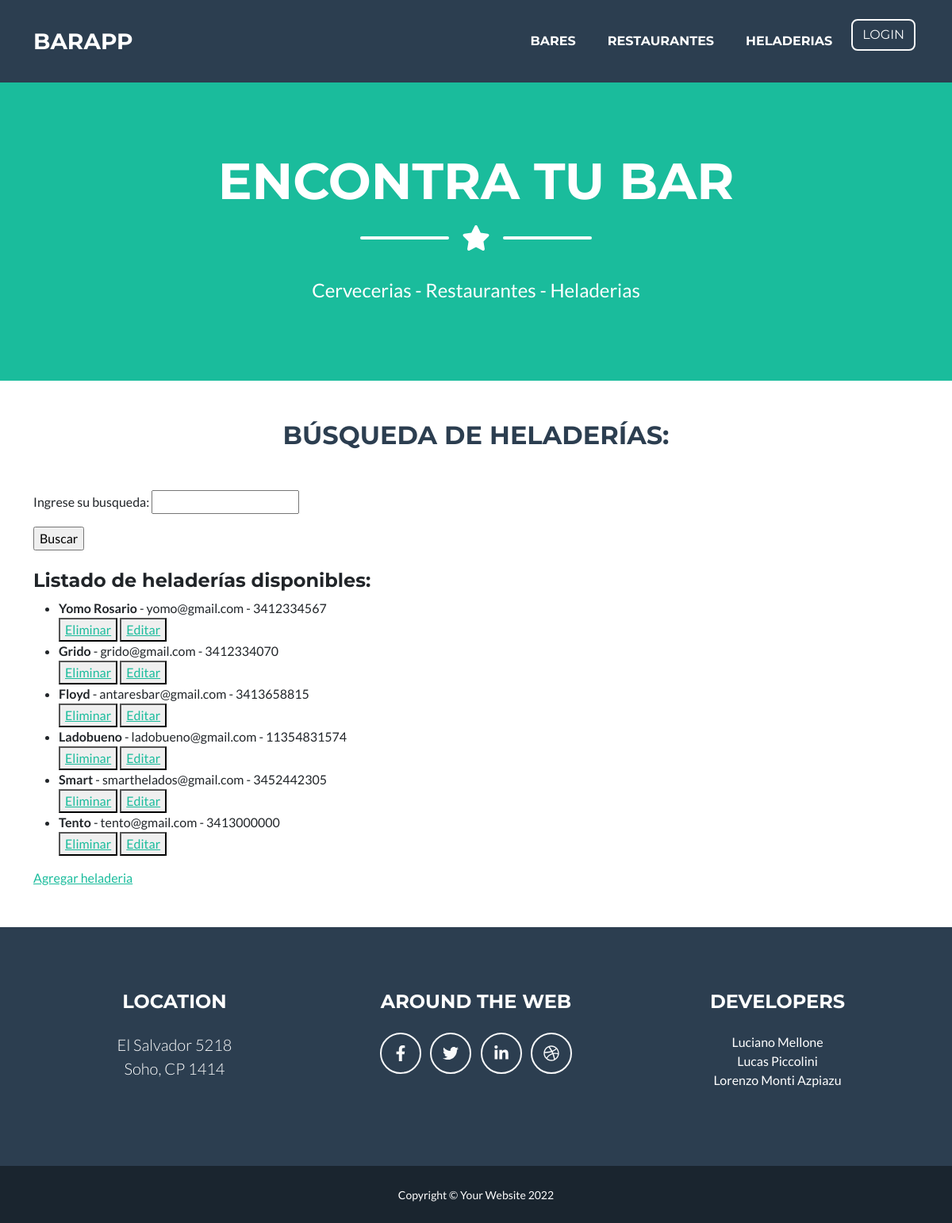
The app's page /app-bares/heladerias/, older data.
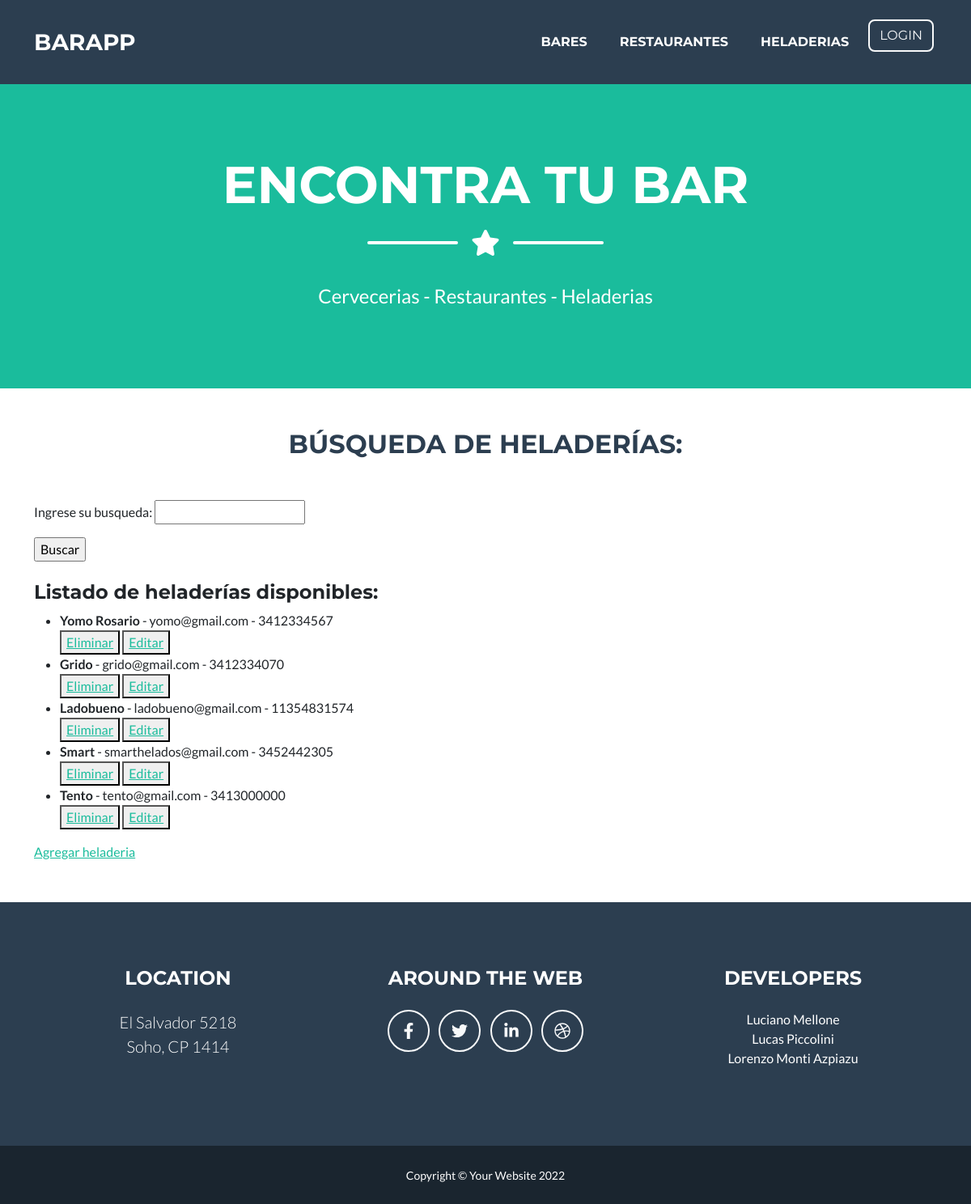
The same page, newer data.
### Bares/models.py (models this page shows, shortened)
class Heladerias(models.Model):
    nombre = models.CharField(max_length = 100)
    email = models.EmailField(verbose_name="Correo electrónico")
    telefono = models.IntegerField()

### Bares/views.py (the view)
# urls.py: path('heladerias/', HeladeriasList.as_view(), name="Heladerias"),
class HeladeriasList(ListView):
    model = Heladerias
    template_name = 'heladerias.html'
    context_object_name = "listaheladerias"

### Bares/Templates/Heladerias.html (shortened to what this page needs)
{% extends 'padre.html' %}
{% load static %}
{% block contenidoQueCambia %}
<h2 class="page-section-heading text-center text-uppercase text-secondary mb-0" id="titulo-listas">Búsqueda de heladerías:</h2>
<form action="{% url 'buscar_heladeria' %}" method="GET">{% csrf_token %}
    <p>Ingrese su busqueda: <input type="string" name="heladeria"/> </p>
    <input type="submit" value="Buscar">
</form>
<h4>Listado de heladerías disponibles:</h4>
<ul>
    {% for heladeria in listaheladerias %}
        <li><strong>{{heladeria.nombre}}</strong> - {{heladeria.email}} - {{heladeria.telefono}}</li>
        <div>
            <button>
                <a href="{% url 'heladeria_delete' heladeria.id %}">Eliminar</a>
            </button>
            <button>
                <a href="{% url 'heladeria_update' heladeria.id %}">Editar</a>
            </button>
        </div>
    {% endfor %}
</ul>
<p><a href="{% url 'heladeria_create' %}">Agregar heladeria</a></p>
{% endblock contenidoQueCambia %}

Row changes from the older to the newer data that the page shows:
removed Heladerias: nombre "Floyd", email "antaresbar@gmail.com", telefono "3413658815"
